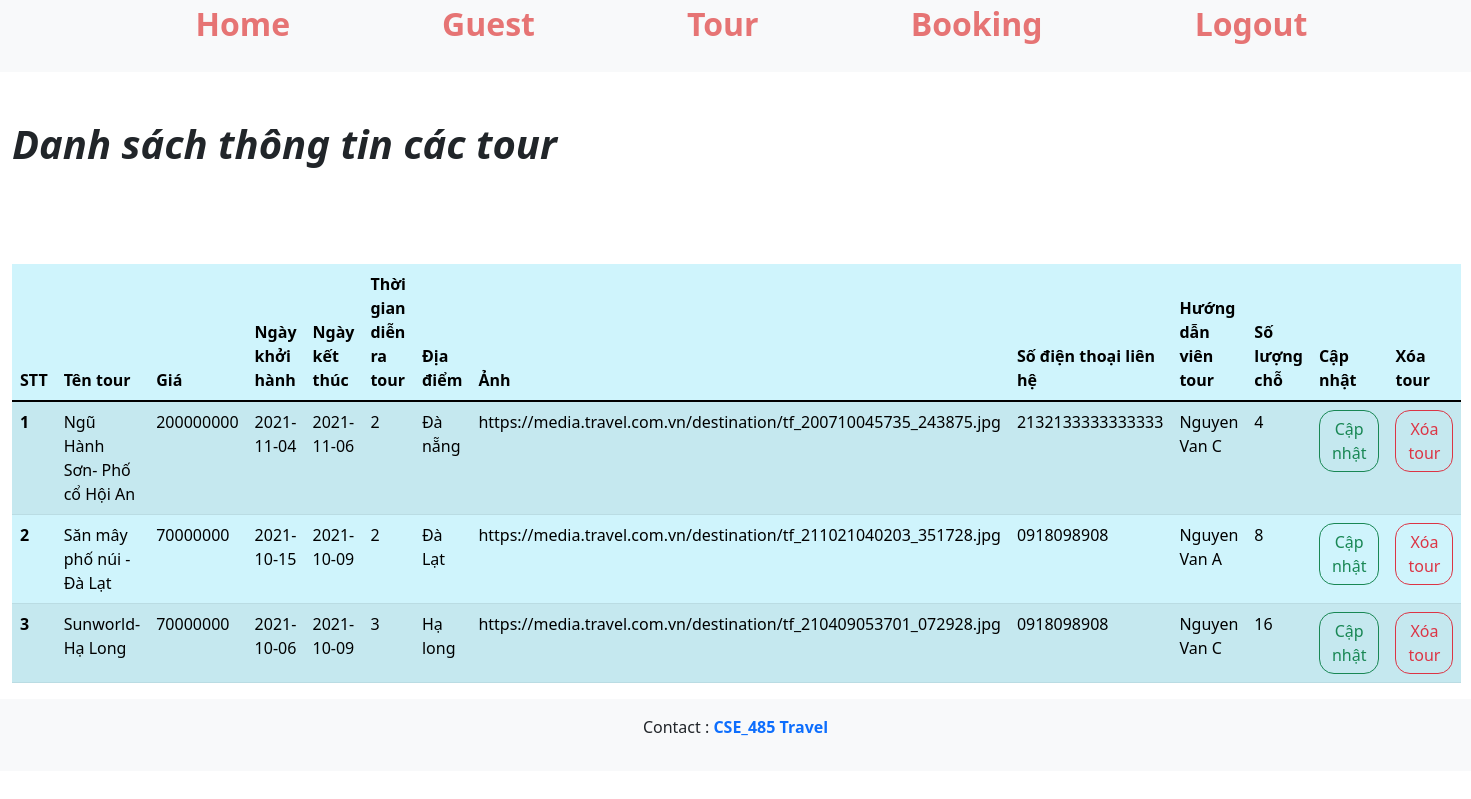
The page /admin/mana_tour.php on the database its author committed.
### tables this page shows
CREATE TABLE `tour` (
  `tour_id` int(11) NOT NULL,
  `tour_Name` varchar(100) NOT NULL,
  `tour_price` double NOT NULL,
  `tour_day_start` date NOT NULL,
  `tour_day_end` date NOT NULL,
  `tour_days` int(50) NOT NULL,
  `tour_location` varchar(50) NOT NULL,
  `img` varchar(255) NOT NULL,
  `tour_phone_contact` varchar(20) NOT NULL,
  `tour_guild` varchar(100) NOT NULL,
  `tour_number` int(100) NOT NULL,
  `tour_detail` text NOT NULL
);

### admin/mana_tour.php (the view, shortened to what this page needs)
<?php
include('../config/adminheader.php');
include('../config/constant_admin.php');
?>
<div class="container-fluid ">
    <h1 class="fw-bold my-5 fst-italic"> Danh sách thông tin các tour</h1>
    <br>
    <table class="table table-info table-striped mt-4">
  <thead>
    <tr>
      <th scope="col">STT</th>
      <th scope="col">Tên tour</th>
      <th scope="col">Giá</th>
      <th scope="col">Ngày khởi hành</th>
      <th scope="col">Ngày kết thúc</th>
      <th scope="col">Thời gian diễn ra tour</th>
      <th scope="col">Địa điểm</th>
      <th scope="col">Ảnh</th>
      <th scope="col">Số điện thoại liên hệ</th>
      <th scope="col">Hướng dẫn viên tour</th>
      <th scope="col">Số lượng chỗ</th>
      <th scope="col">Cập nhật</th>
      <th scope="col">Xóa tour</th>
    </tr>
  </thead>
  <tbody>
  <?php
  $sql ="SELECT * FROM tour";
  $result = mysqli_query($conn,$sql);
  if(mysqli_num_rows($result)>0){
      $i = 1;
      while($row = mysqli_fetch_assoc($result)){
  ?>
    <tr>
      <th scope="row"><?php echo $i ?></th>
      <td><?php echo $row['tour_Name']; ?></td>
      <td><?php echo $row['tour_price']; ?></td>
      <td><?php echo $row['tour_day_start']; ?></td>
      <td><?php echo $row['tour_day_end']; ?></td>
      <td><?php echo $row['tour_days']; ?></td>
      <td><?php echo $row['tour_location']; ?></td>
      <td><?php echo $row['img']; ?></td>
      <td><?php echo $row['tour_phone_contact']; ?></td>
      <td><?php echo $row['tour_guild']; ?></td>
      <td><?php echo $row['tour_number']; ?></td>
      <td><a href="edit_tour.php?tour_id=<?php echo $row['tour_id']; ?> " class="btn btn-outline-success"> Cập nhật  </a></td>
      <td><a href="delete_tour.php?tour_id=<?php echo $row['tour_id']; ?> " class="btn btn-outline-danger"> Xóa tour</a></td>
    </tr>
    <?php
    $i++;
      }
    }
    ?>
  </tbody>
</table>
</div>
<?php
include('../config/adminfooter.php')
?>

### config/adminheader.php (shortened to what this page needs)
<!doctype html>
<html lang="en">
  <head>
    <link href="https://cdn.jsdelivr.net/npm/bootstrap@5.1.3/dist/css/bootstrap.min.css" rel="stylesheet">
    <link rel="stylesheet" href="https://cdnjs.cloudflare.com/ajax/libs/font-awesome/6.0.0-beta2/css/all.min.css" />
    <link rel="stylesheet" href="../css/admin.css">
  </head>
  <body >
    <section class="text-center bg-light pb-2">
        <div class="container  ">
            <ul class="d-flex justify-content-around">
                    <li class="fs-2 fw-bold "><a  href="index.php" class="menu-text">Home</a></li>
                    <li class="fs-2 fw-bold "><a  href="mana_guest.php" class="menu-text">Guest</a></li>
                    <li class="fs-2 fw-bold "><a  href="mana_tour.php" class="menu-text">Tour</a></li>
                    <li class="fs-2 fw-bold "><a  href="mana_bookingtour.php" class="menu-text">Booking</a></li>
                    <li class="fs-2 fw-bold "><a  href="logout.php" class="menu-text">Logout</a></li>
            </ul>
        </div>
    </section>

### config/adminfooter.php (shortened to what this page needs)
<div class="container-fluid text-center py-3 bg-light">
    <p>Contact : <a href="#" style="font-weight:bold">CSE_485 Travel</a></p>
</div>
  </body>
</html>

### css/admin.css (style rules this page uses)
a { text-decoration: none; }
ul li { list-style-type: none; }
.menu-text { color: rgb(230, 116, 116) !important; }
.btn { border-radius: 15px; }

### rows shown on the page
tour: tour_Name "Ngũ Hành Sơn- Phố cổ Hội An", tour_price "200000000", tour_day_start "2021-11-04", tour_day_end "2021-11-06", tour_days "2", tour_location "Đà nẵng", img "https://media.travel.com.vn/destination/tf_200710045735_243875.jpg", tour_phone_contact "2132133333333333", tour_guild "Nguyen Van C", tour_number "4"
tour: tour_Name "Săn mây phố núi - Đà Lạt", tour_price "70000000", tour_day_start "2021-10-15", tour_day_end "2021-10-09", tour_days "2", tour_location "Đà Lạt", img "https://media.travel.com.vn/destination/tf_211021040203_351728.jpg", tour_phone_contact "0918098908", tour_guild "Nguyen Van A", tour_number "8"
tour: tour_Name "Sunworld-Hạ Long", tour_price "70000000", tour_day_start "2021-10-06", tour_day_end "2021-10-09", tour_days "3", tour_location "Hạ long", img "https://media.travel.com.vn/destination/tf_210409053701_072928.jpg", tour_phone_contact "0918098908", tour_guild "Nguyen Van C", tour_number "16"
